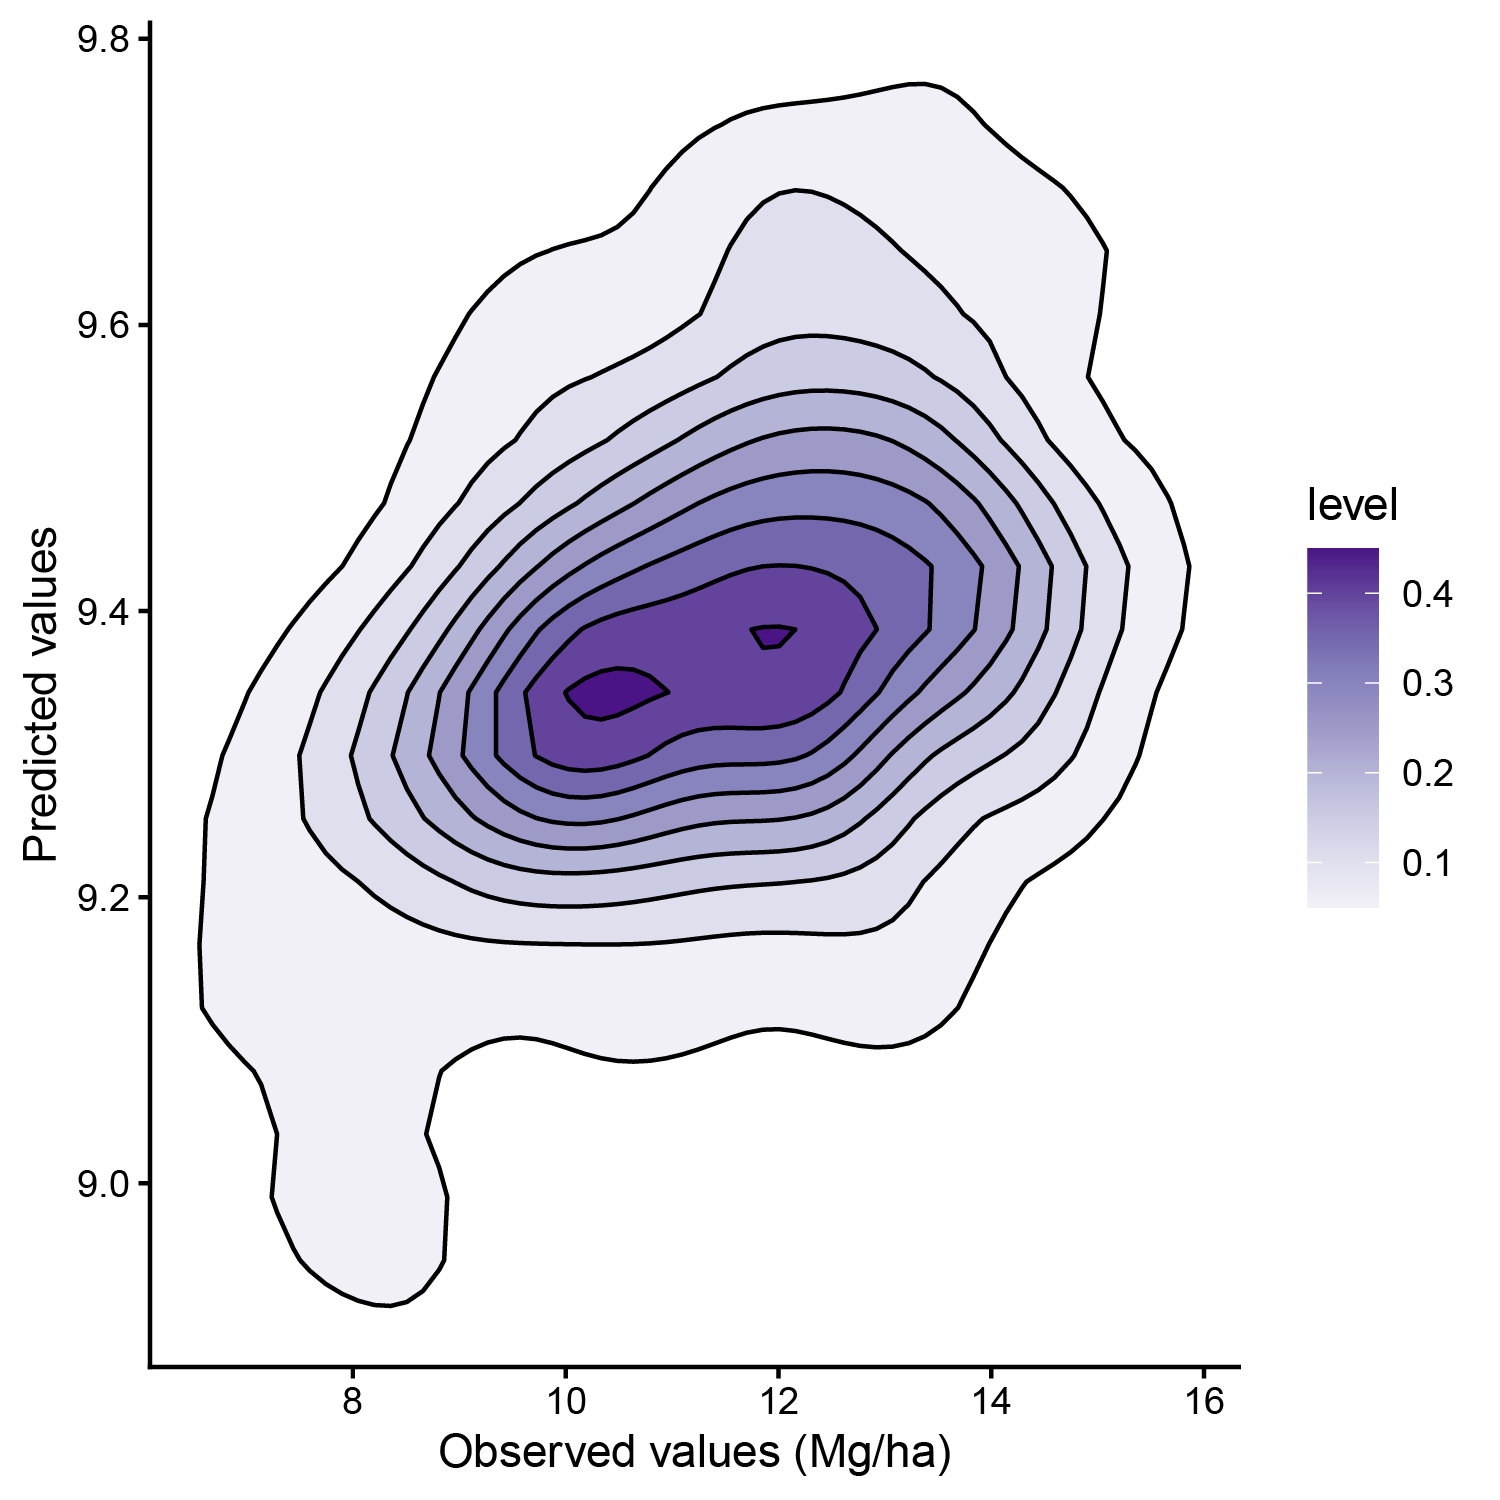

Generate this figure with R:
#环境数据处理
library(data.table)
library(ggplot2)

# 加载数据集
X <- read.csv("real_value.csv")
Y <- read.csv("pred_value.csv")
df <- cbind(X,Y)
colnames(df) <- c("X","Y")

p1 <- ggplot(df,aes(x = X, y = Y))+
  stat_density_2d(aes(fill = ..level..),geom = "polygon", colour = "black")+
  scale_fill_distiller(palette = "Purples",direction = 1)+
  labs(y = "Predicted values", x = "Observed values (Mg/ha)")+
  theme_classic()

p2 <- ggplot(df,aes(x = X, y = Y))+
  stat_density_2d(aes(fill = ..level..),geom = "polygon", colour = "black")+
  scale_fill_distiller(palette = "Greens",direction = 1)+
  labs(y = "Predicted values", x = "Observed values (Mg/ha)")+
  theme_classic()

pdf("Figure1.pdf", width = 5, height = 5)
print(p1)
dev.off()

pdf("Figure1-1.pdf", width = 5, height = 5)
print(p2)
dev.off()
